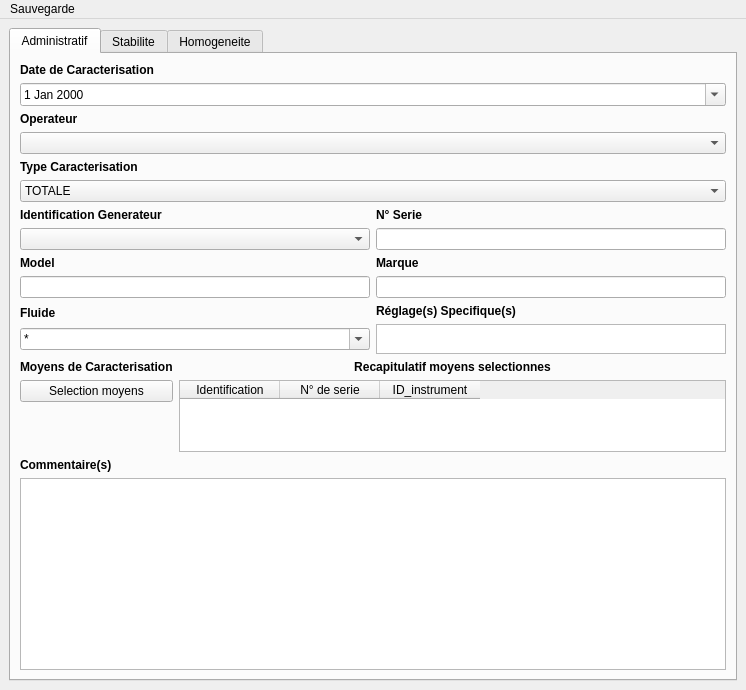
<?xml version="1.0" encoding="UTF-8"?>
<ui version="4.0">
 <class>Caracterisation_Bain</class>
 <widget class="QMainWindow" name="Caracterisation_Bain">
  <property name="geometry">
   <rect>
    <x>0</x>
    <y>0</y>
    <width>746</width>
    <height>689</height>
   </rect>
  </property>
  <property name="windowTitle">
   <string>Nouvelle Caracterisation</string>
  </property>
  <widget class="QWidget" name="centralWidget">
   <layout class="QHBoxLayout" name="horizontalLayout">
    <item>
     <widget class="QTabWidget" name="tabWidget">
      <property name="currentIndex">
       <number>0</number>
      </property>
      <widget class="QWidget" name="Administratif">
       <attribute name="title">
        <string>Administratif</string>
       </attribute>
       <layout class="QVBoxLayout" name="verticalLayout_5">
        <item>
         <widget class="QLabel" name="label_5">
          <property name="font">
           <font>
            <weight>75</weight>
            <bold>true</bold>
           </font>
          </property>
          <property name="text">
           <string>Date de Caracterisation</string>
          </property>
         </widget>
        </item>
        <item>
         <widget class="QDateEdit" name="dateEdit">
          <property name="calendarPopup">
           <bool>true</bool>
          </property>
         </widget>
        </item>
        <item>
         <layout class="QHBoxLayout" name="horizontalLayout_5">
          <item>
           <widget class="QLabel" name="label_16">
            <property name="font">
             <font>
              <weight>75</weight>
              <bold>true</bold>
             </font>
            </property>
            <property name="text">
             <string>Operateur</string>
            </property>
           </widget>
          </item>
         </layout>
        </item>
        <item>
         <widget class="QComboBox" name="comboBox_operateur"/>
        </item>
        <item>
         <widget class="QLabel" name="label_17">
          <property name="font">
           <font>
            <weight>75</weight>
            <bold>true</bold>
           </font>
          </property>
          <property name="text">
           <string>Type Caracterisation</string>
          </property>
         </widget>
        </item>
        <item>
         <widget class="QComboBox" name="comboBox_type_caracterisation">
          <item>
           <property name="text">
            <string>TOTALE</string>
           </property>
          </item>
          <item>
           <property name="text">
            <string>PARTIELLE</string>
           </property>
          </item>
         </widget>
        </item>
        <item>
         <layout class="QGridLayout" name="gridLayout">
          <item row="0" column="0">
           <layout class="QVBoxLayout" name="verticalLayout">
            <item>
             <widget class="QLabel" name="label">
              <property name="font">
               <font>
                <weight>75</weight>
                <bold>true</bold>
               </font>
              </property>
              <property name="text">
               <string>Identification Generateur</string>
              </property>
             </widget>
            </item>
            <item>
             <widget class="QComboBox" name="comboBox_ident_generateur"/>
            </item>
           </layout>
          </item>
          <item row="0" column="1">
           <layout class="QVBoxLayout" name="verticalLayout_2">
            <item>
             <widget class="QLabel" name="label_2">
              <property name="font">
               <font>
                <weight>75</weight>
                <bold>true</bold>
               </font>
              </property>
              <property name="text">
               <string>N° Serie</string>
              </property>
             </widget>
            </item>
            <item>
             <widget class="QLineEdit" name="lineEdit_n_serie">
              <property name="readOnly">
               <bool>true</bool>
              </property>
             </widget>
            </item>
           </layout>
          </item>
          <item row="1" column="0">
           <layout class="QVBoxLayout" name="verticalLayout_4">
            <item>
             <widget class="QLabel" name="label_4">
              <property name="font">
               <font>
                <weight>75</weight>
                <bold>true</bold>
               </font>
              </property>
              <property name="text">
               <string>Model</string>
              </property>
             </widget>
            </item>
            <item>
             <widget class="QLineEdit" name="lineEdit_model">
              <property name="readOnly">
               <bool>true</bool>
              </property>
             </widget>
            </item>
           </layout>
          </item>
          <item row="1" column="1">
           <layout class="QVBoxLayout" name="verticalLayout_3">
            <item>
             <widget class="QLabel" name="label_3">
              <property name="font">
               <font>
                <weight>75</weight>
                <bold>true</bold>
               </font>
              </property>
              <property name="text">
               <string>Marque</string>
              </property>
             </widget>
            </item>
            <item>
             <widget class="QLineEdit" name="lineEdit_marque">
              <property name="readOnly">
               <bool>true</bool>
              </property>
             </widget>
            </item>
           </layout>
          </item>
         </layout>
        </item>
        <item>
         <layout class="QGridLayout" name="gridLayout_2">
          <property name="sizeConstraint">
           <enum>QLayout::SetMinimumSize</enum>
          </property>
          <item row="0" column="0">
           <layout class="QVBoxLayout" name="verticalLayout_8">
            <item>
             <widget class="QLabel" name="label_6">
              <property name="sizePolicy">
               <sizepolicy hsizetype="Preferred" vsizetype="Fixed">
                <horstretch>0</horstretch>
                <verstretch>0</verstretch>
               </sizepolicy>
              </property>
              <property name="font">
               <font>
                <weight>75</weight>
                <bold>true</bold>
               </font>
              </property>
              <property name="text">
               <string>Fluide</string>
              </property>
             </widget>
            </item>
            <item>
             <widget class="QComboBox" name="comboBox_fluide">
              <property name="sizePolicy">
               <sizepolicy hsizetype="Expanding" vsizetype="Fixed">
                <horstretch>0</horstretch>
                <verstretch>0</verstretch>
               </sizepolicy>
              </property>
              <property name="editable">
               <bool>true</bool>
              </property>
              <item>
               <property name="text">
                <string>*</string>
               </property>
              </item>
              <item>
               <property name="text">
                <string>HFE 7500</string>
               </property>
              </item>
              <item>
               <property name="text">
                <string>HFE 7200</string>
               </property>
              </item>
             </widget>
            </item>
           </layout>
          </item>
          <item row="0" column="1">
           <layout class="QVBoxLayout" name="verticalLayout_7">
            <item>
             <widget class="QLabel" name="label_7">
              <property name="font">
               <font>
                <weight>75</weight>
                <bold>true</bold>
               </font>
              </property>
              <property name="text">
               <string>Réglage(s) Specifique(s)</string>
              </property>
             </widget>
            </item>
            <item>
             <widget class="QTextEdit" name="textEdit_reglage_spe">
              <property name="sizePolicy">
               <sizepolicy hsizetype="Expanding" vsizetype="Fixed">
                <horstretch>0</horstretch>
                <verstretch>0</verstretch>
               </sizepolicy>
              </property>
              <property name="maximumSize">
               <size>
                <width>16777215</width>
                <height>30</height>
               </size>
              </property>
             </widget>
            </item>
           </layout>
          </item>
         </layout>
        </item>
        <item>
         <layout class="QHBoxLayout" name="horizontalLayout_4">
          <item>
           <layout class="QVBoxLayout" name="verticalLayout_6">
            <item>
             <widget class="QLabel" name="label_8">
              <property name="sizePolicy">
               <sizepolicy hsizetype="Preferred" vsizetype="Fixed">
                <horstretch>0</horstretch>
                <verstretch>0</verstretch>
               </sizepolicy>
              </property>
              <property name="font">
               <font>
                <weight>75</weight>
                <bold>true</bold>
               </font>
              </property>
              <property name="text">
               <string>Moyens de Caracterisation</string>
              </property>
             </widget>
            </item>
            <item>
             <widget class="QPushButton" name="pushButton_gui_moyens_caract">
              <property name="sizePolicy">
               <sizepolicy hsizetype="Minimum" vsizetype="Fixed">
                <horstretch>0</horstretch>
                <verstretch>0</verstretch>
               </sizepolicy>
              </property>
              <property name="text">
               <string>Selection moyens</string>
              </property>
             </widget>
            </item>
            <item>
             <spacer name="verticalSpacer">
              <property name="orientation">
               <enum>Qt::Vertical</enum>
              </property>
              <property name="sizeHint" stdset="0">
               <size>
                <width>20</width>
                <height>40</height>
               </size>
              </property>
             </spacer>
            </item>
           </layout>
          </item>
          <item>
           <layout class="QVBoxLayout" name="verticalLayout_10">
            <item>
             <widget class="QLabel" name="label_10">
              <property name="font">
               <font>
                <weight>75</weight>
                <bold>true</bold>
               </font>
              </property>
              <property name="text">
               <string>Recapitulatif moyens selectionnes</string>
              </property>
              <property name="alignment">
               <set>Qt::AlignCenter</set>
              </property>
             </widget>
            </item>
            <item>
             <widget class="QTableWidget" name="tableWidget_moyens_select">
              <column>
               <property name="text">
                <string>Identification</string>
               </property>
              </column>
              <column>
               <property name="text">
                <string>N° de serie</string>
               </property>
              </column>
              <column>
               <property name="text">
                <string>ID_instrument</string>
               </property>
              </column>
             </widget>
            </item>
           </layout>
          </item>
         </layout>
        </item>
        <item>
         <layout class="QVBoxLayout" name="verticalLayout_9">
          <item>
           <widget class="QLabel" name="label_9">
            <property name="font">
             <font>
              <weight>75</weight>
              <bold>true</bold>
             </font>
            </property>
            <property name="text">
             <string>Commentaire(s)</string>
            </property>
           </widget>
          </item>
          <item>
           <widget class="QTextEdit" name="textEdit_commentaire">
            <property name="sizePolicy">
             <sizepolicy hsizetype="Expanding" vsizetype="Fixed">
              <horstretch>0</horstretch>
              <verstretch>0</verstretch>
             </sizepolicy>
            </property>
           </widget>
          </item>
         </layout>
        </item>
       </layout>
      </widget>
      <widget class="QWidget" name="Stabilite">
       <attribute name="title">
        <string>Stabilite</string>
       </attribute>
       <layout class="QVBoxLayout" name="verticalLayout_14">
        <item>
         <layout class="QVBoxLayout" name="verticalLayout_12">
          <item>
           <widget class="QLabel" name="label_12">
            <property name="text">
             <string>Identification moyen de mesure</string>
            </property>
           </widget>
          </item>
          <item>
           <widget class="QComboBox" name="comboBox_ident_sonde_stabi"/>
          </item>
         </layout>
        </item>
        <item>
         <layout class="QVBoxLayout" name="verticalLayout_13">
          <item>
           <widget class="QLabel" name="label_13">
            <property name="text">
             <string>Nbr de Temperature</string>
            </property>
           </widget>
          </item>
          <item>
           <widget class="QSpinBox" name="spinBox_nb_temp_stab">
            <property name="buttonSymbols">
             <enum>QAbstractSpinBox::PlusMinus</enum>
            </property>
            <property name="minimum">
             <number>1</number>
            </property>
           </widget>
          </item>
         </layout>
        </item>
        <item>
         <widget class="QTableWidget" name="tableWidget_stab">
          <property name="alternatingRowColors">
           <bool>true</bool>
          </property>
          <attribute name="verticalHeaderVisible">
           <bool>false</bool>
          </attribute>
          <row>
           <property name="text">
            <string>Nouvelle ligne</string>
           </property>
          </row>
          <column>
           <property name="text">
            <string>Temperature</string>
           </property>
           <property name="font">
            <font>
             <family>Calibri</family>
             <pointsize>10</pointsize>
             <weight>75</weight>
             <bold>true</bold>
            </font>
           </property>
          </column>
          <column>
           <property name="text">
            <string>Minimum</string>
           </property>
           <property name="font">
            <font>
             <family>Calibri</family>
             <pointsize>10</pointsize>
             <weight>75</weight>
             <bold>true</bold>
            </font>
           </property>
          </column>
          <column>
           <property name="text">
            <string>Maximum</string>
           </property>
           <property name="font">
            <font>
             <family>Calibri</family>
             <pointsize>10</pointsize>
             <weight>75</weight>
             <bold>true</bold>
            </font>
           </property>
          </column>
          <column>
           <property name="text">
            <string>Delta</string>
           </property>
           <property name="font">
            <font>
             <family>Calibri</family>
             <pointsize>10</pointsize>
             <weight>75</weight>
             <bold>true</bold>
            </font>
           </property>
          </column>
         </widget>
        </item>
        <item>
         <layout class="QHBoxLayout" name="horizontalLayout_2">
          <item>
           <layout class="QVBoxLayout" name="verticalLayout_11">
            <item>
             <widget class="QLabel" name="label_11">
              <property name="text">
               <string>Valeur Maximum</string>
              </property>
             </widget>
            </item>
            <item>
             <widget class="QLineEdit" name="lineEdit_stab_max">
              <property name="font">
               <font>
                <family>Calibri</family>
                <pointsize>10</pointsize>
                <weight>75</weight>
                <bold>true</bold>
               </font>
              </property>
             </widget>
            </item>
           </layout>
          </item>
          <item>
           <spacer name="horizontalSpacer">
            <property name="orientation">
             <enum>Qt::Horizontal</enum>
            </property>
            <property name="sizeHint" stdset="0">
             <size>
              <width>40</width>
              <height>20</height>
             </size>
            </property>
           </spacer>
          </item>
         </layout>
        </item>
       </layout>
      </widget>
      <widget class="QWidget" name="Hom">
       <attribute name="title">
        <string>Homogeneite</string>
       </attribute>
       <layout class="QVBoxLayout" name="verticalLayout_15">
        <item>
         <layout class="QFormLayout" name="formLayout">
          <item row="0" column="0">
           <widget class="QLabel" name="label_14">
            <property name="sizePolicy">
             <sizepolicy hsizetype="Preferred" vsizetype="Preferred">
              <horstretch>0</horstretch>
              <verstretch>0</verstretch>
             </sizepolicy>
            </property>
            <property name="text">
             <string>Homogeneite N°</string>
            </property>
           </widget>
          </item>
          <item row="0" column="1">
           <widget class="QSpinBox" name="spinBox_n_temp_hom">
            <property name="sizePolicy">
             <sizepolicy hsizetype="Expanding" vsizetype="Fixed">
              <horstretch>0</horstretch>
              <verstretch>0</verstretch>
             </sizepolicy>
            </property>
            <property name="frame">
             <bool>true</bool>
            </property>
            <property name="alignment">
             <set>Qt::AlignRight|Qt::AlignTrailing|Qt::AlignVCenter</set>
            </property>
            <property name="readOnly">
             <bool>true</bool>
            </property>
            <property name="buttonSymbols">
             <enum>QAbstractSpinBox::NoButtons</enum>
            </property>
            <property name="minimum">
             <number>1</number>
            </property>
            <property name="value">
             <number>1</number>
            </property>
           </widget>
          </item>
          <item row="1" column="0">
           <widget class="QLabel" name="label_15">
            <property name="text">
             <string>Temperature</string>
            </property>
           </widget>
          </item>
          <item row="1" column="1">
           <widget class="QLineEdit" name="lineEdit_temp_hom"/>
          </item>
         </layout>
        </item>
        <item>
         <layout class="QHBoxLayout" name="horizontalLayout_3">
          <item>
           <widget class="QPushButton" name="pushButton_pt_precedent_hom">
            <property name="text">
             <string>Pt Precedent</string>
            </property>
           </widget>
          </item>
          <item>
           <widget class="QPushButton" name="pushButton_pt_suivant_hom">
            <property name="text">
             <string>Pt Suivant</string>
            </property>
           </widget>
          </item>
         </layout>
        </item>
        <item>
         <widget class="Tablewidget_Homogeneite" name="tableWidget_hom">
          <attribute name="horizontalHeaderVisible">
           <bool>false</bool>
          </attribute>
          <attribute name="verticalHeaderVisible">
           <bool>false</bool>
          </attribute>
          <row>
           <property name="text">
            <string>Nouvelle ligne</string>
           </property>
          </row>
          <row>
           <property name="text">
            <string>Nouvelle ligne</string>
           </property>
          </row>
          <row>
           <property name="text">
            <string>Nouvelle ligne</string>
           </property>
          </row>
          <row>
           <property name="text">
            <string>Nouvelle ligne</string>
           </property>
          </row>
          <row>
           <property name="text">
            <string>Nouvelle ligne</string>
           </property>
          </row>
          <row>
           <property name="text">
            <string>Nouvelle ligne</string>
           </property>
          </row>
          <row>
           <property name="text">
            <string>Nouvelle ligne</string>
           </property>
          </row>
          <row>
           <property name="text">
            <string>Nouvelle ligne</string>
           </property>
          </row>
          <row>
           <property name="text">
            <string>Nouvelle ligne</string>
           </property>
          </row>
          <row>
           <property name="text">
            <string>Nouvelle ligne</string>
           </property>
          </row>
          <row>
           <property name="text">
            <string>Nouvelle ligne</string>
           </property>
          </row>
          <row>
           <property name="text">
            <string>Nouvelle ligne</string>
           </property>
          </row>
          <row>
           <property name="text">
            <string>Nouvelle ligne</string>
           </property>
          </row>
          <row>
           <property name="text">
            <string>Nouvelle ligne</string>
           </property>
          </row>
          <row>
           <property name="text">
            <string>Nouvelle ligne</string>
           </property>
          </row>
          <row>
           <property name="text">
            <string>Nouvelle ligne</string>
           </property>
          </row>
          <row>
           <property name="text">
            <string>Nouvelle ligne</string>
           </property>
          </row>
          <row>
           <property name="text">
            <string>Nouvelle ligne</string>
           </property>
          </row>
          <row>
           <property name="text">
            <string>Nouvelle ligne</string>
           </property>
          </row>
          <row>
           <property name="text">
            <string>Nouvelle ligne</string>
           </property>
          </row>
          <row>
           <property name="text">
            <string>Nouvelle ligne</string>
           </property>
          </row>
          <row>
           <property name="text">
            <string>Nouvelle ligne</string>
           </property>
          </row>
          <row>
           <property name="text">
            <string>Nouvelle ligne</string>
           </property>
          </row>
          <row>
           <property name="text">
            <string>Nouvelle ligne</string>
           </property>
          </row>
          <row>
           <property name="text">
            <string>Nouvelle ligne</string>
           </property>
          </row>
          <row>
           <property name="text">
            <string>Nouvelle ligne</string>
           </property>
          </row>
          <row>
           <property name="text">
            <string>Nouvelle ligne</string>
           </property>
          </row>
          <row>
           <property name="text">
            <string>Nouvelle ligne</string>
           </property>
          </row>
          <row>
           <property name="text">
            <string>Nouvelle ligne</string>
           </property>
          </row>
          <row>
           <property name="text">
            <string>Nouvelle ligne</string>
           </property>
          </row>
          <row>
           <property name="text">
            <string>Nouvelle ligne</string>
           </property>
          </row>
          <row>
           <property name="text">
            <string>Nouvelle ligne</string>
           </property>
          </row>
          <row>
           <property name="text">
            <string>Nouvelle ligne</string>
           </property>
          </row>
          <row>
           <property name="text">
            <string>Nouvelle ligne</string>
           </property>
          </row>
          <row>
           <property name="text">
            <string>Nouvelle ligne</string>
           </property>
          </row>
          <row>
           <property name="text">
            <string>Nouvelle ligne</string>
           </property>
          </row>
          <row>
           <property name="text">
            <string>Nouvelle ligne</string>
           </property>
          </row>
          <row>
           <property name="text">
            <string>Nouvelle ligne</string>
           </property>
          </row>
          <row>
           <property name="text">
            <string>Nouvelle ligne</string>
           </property>
          </row>
          <row>
           <property name="text">
            <string>Nouvelle ligne</string>
           </property>
          </row>
          <row>
           <property name="text">
            <string>Nouvelle ligne</string>
           </property>
          </row>
          <row>
           <property name="text">
            <string>Nouvelle ligne</string>
           </property>
          </row>
          <row>
           <property name="text">
            <string>Nouvelle ligne</string>
           </property>
          </row>
          <row>
           <property name="text">
            <string>Nouvelle ligne</string>
           </property>
          </row>
          <column>
           <property name="text">
            <string>Nouvelle colonne</string>
           </property>
          </column>
          <column>
           <property name="text">
            <string>Nouvelle colonne</string>
           </property>
          </column>
          <column>
           <property name="text">
            <string>Nouvelle colonne</string>
           </property>
          </column>
          <column>
           <property name="text">
            <string>Nouvelle colonne</string>
           </property>
          </column>
          <column>
           <property name="text">
            <string>Nouvelle colonne</string>
           </property>
          </column>
          <column>
           <property name="text">
            <string>Nouvelle colonne</string>
           </property>
          </column>
          <column>
           <property name="text">
            <string>Nouvelle colonne</string>
           </property>
          </column>
         </widget>
        </item>
       </layout>
      </widget>
     </widget>
    </item>
   </layout>
  </widget>
  <widget class="QMenuBar" name="menuBar">
   <property name="geometry">
    <rect>
     <x>0</x>
     <y>0</y>
     <width>746</width>
     <height>21</height>
    </rect>
   </property>
   <widget class="QMenu" name="menuSauvegarde">
    <property name="title">
     <string>Sauvegarde</string>
    </property>
    <addaction name="actionSauvegarder"/>
   </widget>
   <addaction name="menuSauvegarde"/>
  </widget>
  <action name="actionSauvegarder">
   <property name="text">
    <string>Sauvegarder</string>
   </property>
  </action>
 </widget>
 <customwidgets>
  <customwidget>
   <class>Tablewidget_Homogeneite</class>
   <extends>QTableWidget</extends>
   <header>Tablewidget_homogeneite</header>
  </customwidget>
 </customwidgets>
 <resources/>
 <connections/>
</ui>
